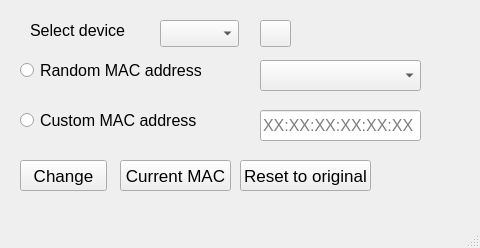
<?xml version="1.0" encoding="UTF-8"?>
<ui version="4.0">
 <class>MainWindow</class>
 <widget class="QMainWindow" name="MainWindow">
  <property name="geometry">
   <rect>
    <x>0</x>
    <y>0</y>
    <width>480</width>
    <height>248</height>
   </rect>
  </property>
  <property name="windowTitle">
   <string>MAC changer</string>
  </property>
  <widget class="QWidget" name="centralwidget">
   <widget class="QWidget" name="widget" native="true">
    <property name="geometry">
     <rect>
      <x>0</x>
      <y>0</y>
      <width>491</width>
      <height>241</height>
     </rect>
    </property>
    <widget class="QLabel" name="label">
     <property name="geometry">
      <rect>
       <x>-160</x>
       <y>-90</y>
       <width>791</width>
       <height>411</height>
      </rect>
     </property>
     <property name="styleSheet">
      <string notr="true">image: url(:/img/wallpaperflare.com_wallpaper.jpg)</string>
     </property>
     <property name="text">
      <string/>
     </property>
    </widget>
    <widget class="QRadioButton" name="rand_mac">
     <property name="geometry">
      <rect>
       <x>20</x>
       <y>60</y>
       <width>181</width>
       <height>21</height>
      </rect>
     </property>
     <property name="font">
      <font>
       <pointsize>12</pointsize>
      </font>
     </property>
     <property name="cursor">
      <cursorShape>ArrowCursor</cursorShape>
     </property>
     <property name="styleSheet">
      <string notr="true">color:: rgb(55,53, 0);</string>
     </property>
     <property name="text">
      <string>Random MAC address</string>
     </property>
    </widget>
    <widget class="QPushButton" name="reset">
     <property name="geometry">
      <rect>
       <x>240</x>
       <y>160</y>
       <width>131</width>
       <height>31</height>
      </rect>
     </property>
     <property name="font">
      <font>
       <pointsize>13</pointsize>
      </font>
     </property>
     <property name="cursor">
      <cursorShape>PointingHandCursor</cursorShape>
     </property>
     <property name="styleSheet">
      <string notr="true"/>
     </property>
     <property name="text">
      <string>Reset to original</string>
     </property>
    </widget>
    <widget class="QLabel" name="label_2">
     <property name="geometry">
      <rect>
       <x>30</x>
       <y>20</y>
       <width>111</width>
       <height>21</height>
      </rect>
     </property>
     <property name="font">
      <font>
       <pointsize>12</pointsize>
      </font>
     </property>
     <property name="text">
      <string>Select device</string>
     </property>
    </widget>
    <widget class="QPushButton" name="getmac">
     <property name="geometry">
      <rect>
       <x>120</x>
       <y>160</y>
       <width>111</width>
       <height>31</height>
      </rect>
     </property>
     <property name="font">
      <font>
       <pointsize>13</pointsize>
      </font>
     </property>
     <property name="cursor">
      <cursorShape>PointingHandCursor</cursorShape>
     </property>
     <property name="text">
      <string>Current MAC</string>
     </property>
    </widget>
    <widget class="QComboBox" name="devices">
     <property name="geometry">
      <rect>
       <x>160</x>
       <y>20</y>
       <width>79</width>
       <height>27</height>
      </rect>
     </property>
    </widget>
    <widget class="QPushButton" name="change">
     <property name="geometry">
      <rect>
       <x>20</x>
       <y>160</y>
       <width>87</width>
       <height>31</height>
      </rect>
     </property>
     <property name="font">
      <font>
       <pointsize>13</pointsize>
      </font>
     </property>
     <property name="cursor">
      <cursorShape>PointingHandCursor</cursorShape>
     </property>
     <property name="styleSheet">
      <string notr="true"/>
     </property>
     <property name="text">
      <string>Change</string>
     </property>
    </widget>
    <widget class="QComboBox" name="vendor">
     <property name="geometry">
      <rect>
       <x>260</x>
       <y>60</y>
       <width>161</width>
       <height>31</height>
      </rect>
     </property>
     <property name="font">
      <font>
       <pointsize>12</pointsize>
      </font>
     </property>
    </widget>
    <widget class="QLineEdit" name="mac">
     <property name="geometry">
      <rect>
       <x>260</x>
       <y>110</y>
       <width>161</width>
       <height>31</height>
      </rect>
     </property>
     <property name="font">
      <font>
       <pointsize>12</pointsize>
      </font>
     </property>
     <property name="placeholderText">
      <string>XX:XX:XX:XX:XX:XX</string>
     </property>
    </widget>
    <widget class="QRadioButton" name="custom_mac">
     <property name="geometry">
      <rect>
       <x>20</x>
       <y>110</y>
       <width>181</width>
       <height>21</height>
      </rect>
     </property>
     <property name="font">
      <font>
       <pointsize>12</pointsize>
      </font>
     </property>
     <property name="text">
      <string>Custom MAC address</string>
     </property>
    </widget>
    <widget class="QPushButton" name="refrech">
     <property name="geometry">
      <rect>
       <x>260</x>
       <y>20</y>
       <width>31</width>
       <height>27</height>
      </rect>
     </property>
     <property name="text">
      <string/>
     </property>
     <property name="icon">
      <iconset theme="reload">
       <normaloff>.</normaloff>.</iconset>
     </property>
    </widget>
   </widget>
  </widget>
  <widget class="QMenuBar" name="menubar">
   <property name="geometry">
    <rect>
     <x>0</x>
     <y>0</y>
     <width>480</width>
     <height>24</height>
    </rect>
   </property>
  </widget>
  <widget class="QStatusBar" name="statusbar"/>
 </widget>
 <resources>
  <include location="img/res.qrc"/>
 </resources>
 <connections/>
</ui>
